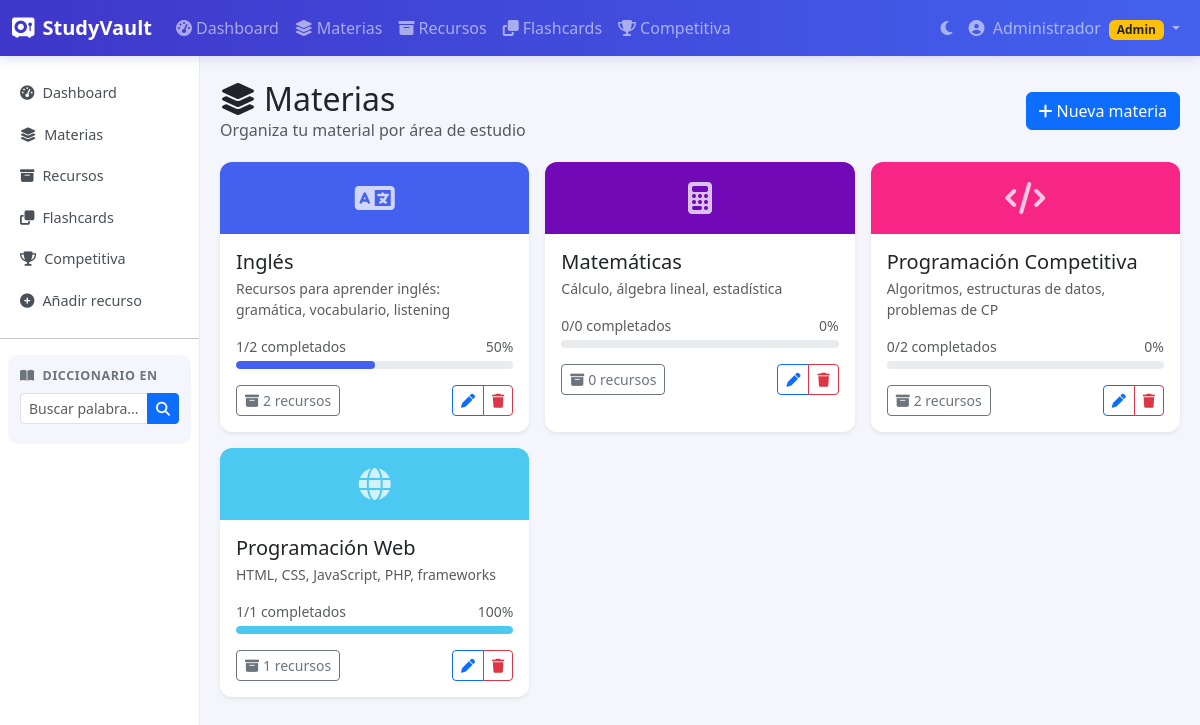
Screenshot of /?page=subjects (signed in) with the database file from the repository.
### tables this page shows
CREATE TABLE subjects (
    id INT AUTO_INCREMENT PRIMARY KEY,
    name VARCHAR(100) NOT NULL,
    description TEXT,
    icon VARCHAR(50) DEFAULT 'fa-book',
    color VARCHAR(20) DEFAULT '#4361ee',
    user_id INT NOT NULL,
    created_at TIMESTAMP DEFAULT CURRENT_TIMESTAMP,
    FOREIGN KEY (user_id) REFERENCES users(id) ON DELETE CASCADE
);

### controllers/SubjectController.php (called while the page is built, shortened)
<?php
require_once __DIR__ . '/../models/Subject.php';
class SubjectController {
    private Subject $model;
    public function __construct() {
        $this->model = new Subject();
    }
    public function index(): void {
        $userId   = (int) $_SESSION['user_id'];
        $isAdmin  = $_SESSION['user_role'] === 'admin';
        $subjects = $this->model->getWithStats($userId, $isAdmin);
        require __DIR__ . '/../views/subjects/index.php';
    }
}

### config/init.php (called while the page is built, shortened)
<?php
function env(string $key, mixed $default = null): mixed {
    $val = getenv($key);
    return $val === false ? $default : $val;
}
require_once __DIR__ . '/database.php';

### config/database.php (called while the page is built)
<?php
class Database {
    private static ?Database $instance = null;
    private PDO $pdo;
    private function __construct() {
        $host    = env('DB_HOST', 'localhost');
        $dbname  = env('DB_NAME', 'studyvault');
        $user    = env('DB_USER', 'root');
        $pass    = env('DB_PASS', '');
        $charset = env('DB_CHARSET', 'utf8mb4');
        $dsn = "mysql:host={$host};dbname={$dbname};charset={$charset}";
        $options = [
            PDO::ATTR_ERRMODE            => PDO::ERRMODE_EXCEPTION,
            PDO::ATTR_DEFAULT_FETCH_MODE => PDO::FETCH_ASSOC,
            PDO::ATTR_EMULATE_PREPARES   => false,
        ];
        $this->pdo = new PDO($dsn, $user, $pass, $options);
    }
    public static function getInstance(): Database {
        if (self::$instance === null) {
            self::$instance = new Database();
        }
        return self::$instance;
    }
    public function getConnection(): PDO {
        return $this->pdo;
    }
}

### models/Subject.php (called while the page is built, shortened)
<?php
require_once __DIR__ . '/../config/database.php';
class Subject {
    private PDO $db;
    public function __construct() {
        $this->db = Database::getInstance()->getConnection();
    }
    public function getWithStats(int $userId, bool $isAdmin = false): array {
        if ($isAdmin) {
            $sql = "SELECT s.*,
                        COUNT(r.id) as total_resources,
                        SUM(CASE WHEN r.status='completed' THEN 1 ELSE 0 END) as completed,
                        SUM(CASE WHEN r.status='in_progress' THEN 1 ELSE 0 END) as in_progress,
                        SUM(CASE WHEN r.status='pending' THEN 1 ELSE 0 END) as pending
                    FROM subjects s
                    LEFT JOIN resources r ON r.subject_id = s.id
                    WHERE s.user_id = ?
                    GROUP BY s.id ORDER BY s.name";
        }
        $stmt = $this->db->prepare($sql);
        if ($isAdmin) {
            $stmt->execute([$userId]);
        } else {
            $stmt->execute([$userId, $userId]);
        }
        return $stmt->fetchAll();
    }
}

### views/subjects/index.php (the view, shortened to what this page needs)
<?php
require __DIR__ . '/../partials/header.php';
?>
<div class="sv-page-header">
    <div>
        <h2 class="mb-0"><i class="fa-solid fa-layer-group me-2"></i>Materias</h2>
        <p class="text-muted mb-0">Organiza tu material por área de estudio</p>
    </div>
    <button class="btn btn-primary" data-bs-toggle="modal" data-bs-target="#subjectModal" onclick="resetSubjectForm()">
        <i class="fa-solid fa-plus me-1"></i>Nueva materia
    </button>
</div>
<?php if (empty($subjects)): ?>
    <div class="text-center py-5 text-muted">
        <i class="fa-solid fa-layer-group fa-3x mb-3 text-primary opacity-50"></i>
        <h5>Aún no tienes materias</h5>
        <p>Crea tu primera materia para organizar tus recursos de estudio.</p>
        <button class="btn btn-primary" data-bs-toggle="modal" data-bs-target="#subjectModal" onclick="resetSubjectForm()">
            <i class="fa-solid fa-plus me-1"></i>Crear materia
        </button>
    </div>
<?php else: ?>
    <div class="row g-3" id="subjectsGrid">
        <?php foreach ($subjects as $s):
            $total     = (int)($s['total_resources'] ?? 0);
            $completed = (int)($s['completed'] ?? 0);
            $pct       = $total > 0 ? round($completed / $total * 100) : 0;
        ?>
            <div class="col-12 col-sm-6 col-xl-4" id="subject-card-<?= $s['id'] ?>">
                <div class="card sv-subject-card border-0 shadow-sm h-100">
                    <div class="sv-subject-banner" style="background:<?= htmlspecialchars($s['color']) ?>">
                        <i class="fa-solid <?= htmlspecialchars($s['icon']) ?> fa-2x text-white opacity-75"></i>
                    </div>
                    <div class="card-body">
                        <h5 class="card-title mb-1"><?= htmlspecialchars($s['name']) ?></h5>
                        <p class="card-text text-muted small mb-3">
                            <?= htmlspecialchars($s['description'] ?: 'Sin descripción') ?>
                        </p>
                        <div class="mb-2">
                            <div class="d-flex justify-content-between small text-muted mb-1">
                                <span><?= $completed ?>/<?= $total ?> completados</span>
                                <span><?= $pct ?>%</span>
                            </div>
                            <div class="progress sv-progress">
                                <div class="progress-bar" style="width:<?= $pct ?>%; background-color:<?= htmlspecialchars($s['color']) ?>"></div>
                            </div>
                        </div>
                        <div class="d-flex justify-content-between align-items-center mt-3">
                            <a href="<?= BASE_URL ?>?page=resources&subject=<?= $s['id'] ?>" class="btn btn-sm btn-outline-secondary">
                                <i class="fa-solid fa-box-archive me-1"></i><?= $total ?> recursos
                            </a>
                            <div class="btn-group btn-group-sm">
                                <button class="btn btn-outline-primary" title="Editar"
                                        onclick='editSubject(<?= json_encode($s) ?>)'>
                                    <i class="fa-solid fa-pen"></i>
                                </button>
                                <button class="btn btn-outline-danger" title="Eliminar"
                                        onclick="deleteSubject(<?= $s['id'] ?>, '<?= htmlspecialchars(addslashes($s['name'])) ?>')">
                                    <i class="fa-solid fa-trash"></i>
                                </button>
                            </div>
                        </div>
                    </div>
                </div>
            </div>
        <?php endforeach; ?>
    </div>
<?php endif; ?>
<?php require __DIR__ . '/../partials/footer.php'; ?>

### assets/css/app.css (style rules this page uses)
:root { --sv-primary: #4361ee; --sv-secondary: #3f37c9; --sv-accent: #f72585; --sv-bg: #f4f6fb; --sv-sidebar-w: 220px; --sv-navbar-h: 56px; --sv-card-radius: 12px; }
body { background-color: var(--sv-bg); font-family: 'Segoe UI', system-ui, -apple-system, sans-serif; color: #212529; }
.sv-page-header { display: flex; align-items: center; justify-content: space-between; margin-bottom: 20px; flex-wrap: wrap; gap: 12px; }
.sv-progress { height: 8px; border-radius: 99px; background: #e9ecef; }
.sv-progress .progress-bar { border-radius: 99px; transition: width .6s ease; }
.sv-subject-card { border-radius: var(--sv-card-radius); overflow: hidden; transition: transform .15s, box-shadow .15s; }
.sv-subject-banner { height: 72px; display: flex; align-items: center; justify-content: center; }
.card { border-radius: var(--sv-card-radius); }

### rows the page displays
subjects: name "Inglés", description "Recursos para aprender inglés: gramática, vocabulario, listening", completed "1", total "2", pct "50"
subjects: name "Matemáticas", description "Cálculo, álgebra lineal, estadística", completed "0", total "0", pct "0"
subjects: name "Programación Competitiva", description "Algoritmos, estructuras de datos, problemas de CP", completed "0", total "2", pct "0"
subjects: name "Programación Web", description "HTML, CSS, JavaScript, PHP, frameworks", completed "1", total "1", pct "100"

### other values shown
APP_NAME "StudyVault"
$_SESSION['user_name'] "Administrador"
